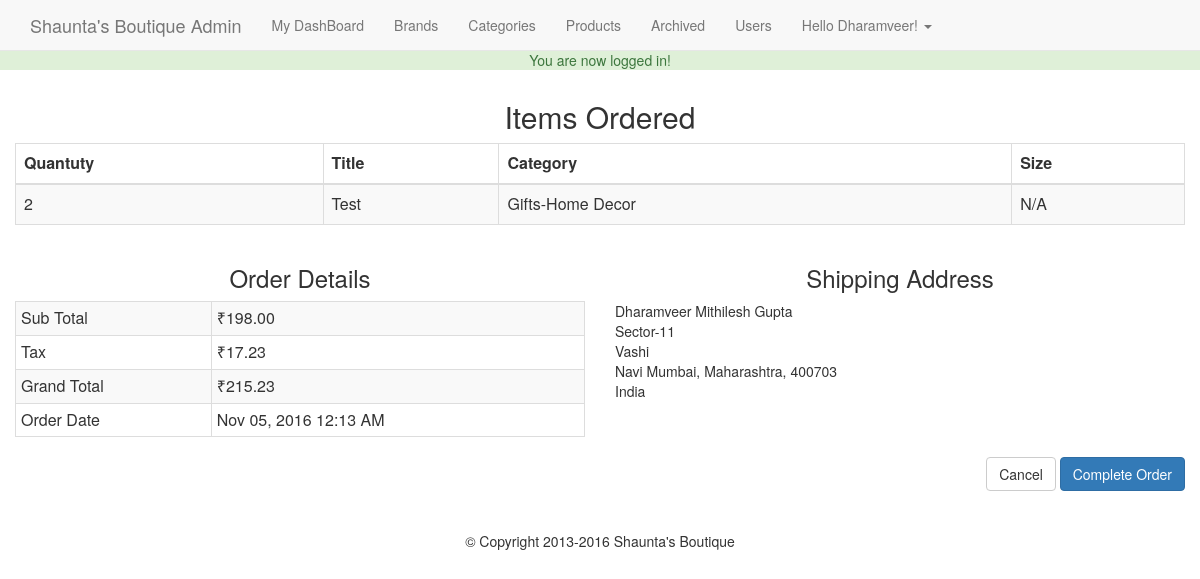
The page /admin/orders.php?txn_id=2 (signed in) on the database its author committed.
### tables this page shows
CREATE TABLE `products` (
  `id` int(11) NOT NULL,
  `title` varchar(255) NOT NULL,
  `price` decimal(10,2) NOT NULL,
  `list_price` decimal(10,2) NOT NULL,
  `brand` int(11) NOT NULL,
  `categories` varchar(255) NOT NULL,
  `image` text NOT NULL,
  `description` text NOT NULL,
  `featured` tinyint(4) NOT NULL DEFAULT '0',
  `sizes` text NOT NULL,
  `deleted` tinyint(4) NOT NULL DEFAULT '0'
);

CREATE TABLE `categories` (
  `id` int(11) NOT NULL,
  `category` varchar(255) NOT NULL,
  `parent` int(11) NOT NULL DEFAULT '0'
);

CREATE TABLE `transactions` (
  `id` int(11) NOT NULL,
  `charge_id` varchar(255) NOT NULL,
  `cart_id` int(11) NOT NULL,
  `full_name` varchar(255) NOT NULL,
  `email` varchar(175) NOT NULL,
  `street` varchar(255) NOT NULL,
  `street2` varchar(255) NOT NULL,
  `city` varchar(175) NOT NULL,
  `state` varchar(175) NOT NULL,
  `zip_code` varchar(50) NOT NULL,
  `country` varchar(175) NOT NULL,
  `sub_total` decimal(10,2) NOT NULL,
  `tax` decimal(10,2) NOT NULL,
  `grand_total` decimal(10,2) NOT NULL,
  `description` text NOT NULL,
  `txn_type` varchar(255) NOT NULL,
  `txn_date` datetime NOT NULL DEFAULT CURRENT_TIMESTAMP
);

### helpers/helpers.php (called while the page is built, shortened)
<?php
    function sanitize($dirty) {
        return htmlentities($dirty,ENT_QUOTES,"UTF-8");
    }
    function money($number) {
        return '₹'.number_format($number,2);
    }
function pretty_date($date) {
    return date("M d, Y h:i A",strtotime($date));
}

### admin/orders.php (the view, shortened to what this page needs)
<?php
    require_once '../core/init.php';
    include 'includes/head.php';
    include 'includes/navigation.php';
    $txn_id = sanitize((int)$_GET['txn_id']);
    $txnQuery = $db->query("SELECT * FROM transactions WHERE id = '{$txn_id}'");
    $txn = mysqli_fetch_assoc($txnQuery);
    $cart_id = $txn['cart_id'];
    $cartQ = $db->query("SELECT * FROM cart WHERE id = '{$cart_id}'");
    $cart = mysqli_fetch_assoc($cartQ);
    $items = json_decode($cart['items'],true);
    $idArray = array();
    $products = array();
    foreach($items as $item){
        $idArray[] = $item['id'];
    }
    $ids = implode(',',$idArray);
    $productQ = $db->query("SELECT i.id as 'id', i.title as 'title', c.id as 'cid', c.category as 'child', p.category as 'parent'
                            FROM products i
                            LEFT JOIN categories c ON i.categories = c.id
                            LEFT JOIN categories p ON c.parent = P.ID
                            WHERE i.id IN ({$ids})
                            ");
    while ($p = mysqli_fetch_assoc($productQ)) {
        foreach ($items as $item) {
            if ($item['id'] == $p['id']) {
                $x = $item;
                continue;
            }
        }
        $products[] = array_merge($x,$p);
    }
?>
<h2 class="text-center">Items Ordered</h2>
<table class="table table-contensed table-bordered table-striped">
    <thead>
        <th>Quantuty</th>  <th>Title</th>  <th>Category</th>  <th>Size</th>
    </thead>
    <tbody>
        </<?php foreach($products as $product): ?>
        <tr>
            <td><?=$product['quantity'];?></td>
            <td><?=$product['title'];?></td>
            <td><?=$product['parent'].'-'.$product['child'];?></td>
            <td><?=$product['size'];?></td>
        </tr>
        <?php endforeach; ?>
    </tbody>
</table>
<div class="row">
    <div class="col-md-6">
    <h3 class="text-center">Order Details</h3>
    <table class="table table-condensed table-striped table-bordered">
        <tbody>
            <tr>
                <td>Sub Total </td>
                <td><?=money($txn['sub_total']);?> </td>
            </tr>
            <tr>
                <td> Tax</td>
                <td><?=money($txn['tax']);?>  </td>
            </tr>
            <tr>
                <td>Grand Total </td>
                <td><?=money($txn['grand_total']);?>  </td>
            </tr>
            <tr>
                <td>Order Date </td>
                <td><?=pretty_date($txn['txn_date']);?>  </td>
            </tr>
        </tbody>
    </table>
</div>
    <div class="col-md-6">
        <h3 class="text-center">Shipping Address</h3>
        <address class="">
            <?=$txn['full_name'];?><br>
            <?=$txn['street'];?><br>
            <?=(($txn['street2'] != '')?$txn['street2'].'<br>':'');?>
            <?=$txn['city'].', '.$txn['state'].', '.$txn['zip_code'];?><br>
            <?=$txn['country'];?><br>
        </address>
    </div>
</div>
<div class="pull-right">
    <a href="index.php" class="btn btn-larg btn-default">Cancel</a>
    <a href="orders.php?complete=1&cart_id=<?=$cart_id;?>" class="btn btn-primary btn-large">Complete Order</a>
</div>
<?php include 'includes/footer.php'; ?>

### css/main.css (style rules this page uses)
body { padding-top: 50px; }

### rows shown on the page
products: quantity "2", title "Test", categories.category "Gifts", categories.category "Home Decor", size "N/A"
transactions: sub_total "₹198.00", tax "₹17.23", grand_total "₹215.23", txn_date "Nov 05, 2016 12:13 AM", full_name "Dharamveer Mithilesh Gupta", street "Sector-11", street2 "Vashi", city "Navi Mumbai", state "Maharashtra", zip_code "400703", country "India"

### other values the page prints
$_SESSION['success_flash'] "You are now logged in!"
$user_data['first'] "Dharamveer"
